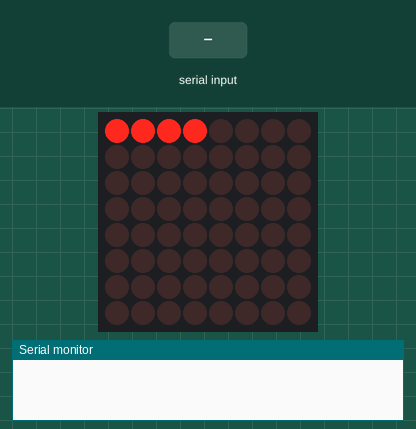
The sketch below on a simulated Arduino Uno, built with avr-gcc and run on an emulated ATmega328P. Shown: 8×8 LED matrix, the last lines printed to the serial monitor. Inputs (shaded band) come from the test bench.

Above: at 1.95 s.
2.0 s: ";" received over Serial
At 3.3 s:
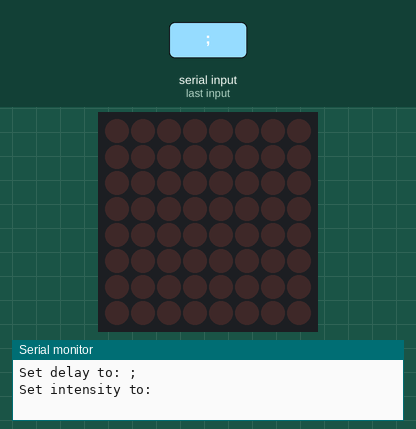
4.1 s: "1;90;45\n" received over Serial
At 4.27 s:
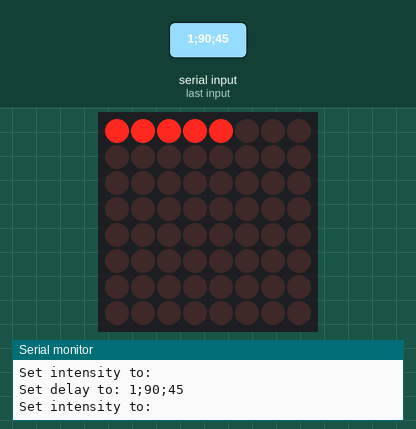
7.1 s: "90;45\n" received over Serial
At 7.14 s:
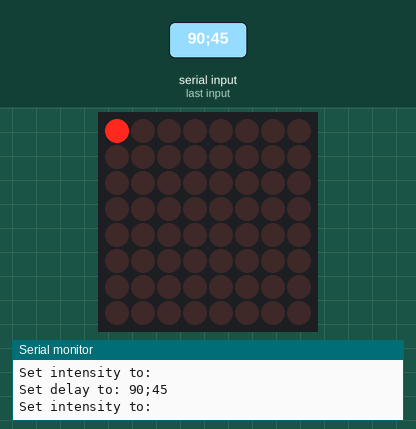
10.1 s: "30;150\n" received over Serial
11.6 s: "1;90\n" received over Serial
At 13.24 s:
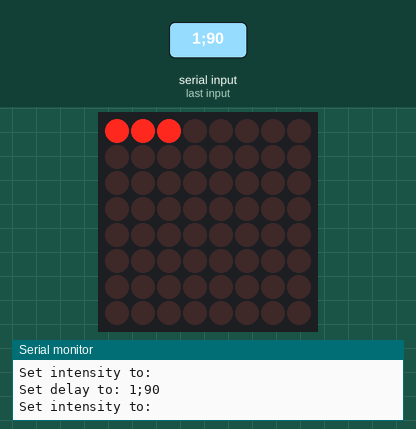

Measured:
- after the input at 4.1 s, the display: changes at once (image 2)
- after the input at 7.1 s, the display: changes at once (image 3)

The sketch:

WallArt.ino
```cpp
#include "LedControl.h"

// 20 is the number of led strips
// 3 is the number of leds per strip
// 3 is the number of leds per "led" (3 because tri color)

/* sample data
 *
 *  [[0,1,0],[0,1,0][0,1,0]],
 *  [[1,0,1],[1,0,1][1,0,1]]
 */

int d[20][3];
int runningData[20][3];
int cmdDelay = 100;
int intensity = 15;
// 13 data out. 12 LOAD. 11 CLOCK. 10 DATA IN.
int data = 11;
int load = 13;
int clk = 12;

LedControl lc=LedControl(data,clk,load,1);
String inputString = "";
boolean stringComplete = false;
int rowMax = 8;

void setup()
{
  Serial.begin(115200);
  inputString.reserve(200);
  lc.shutdown(0,false);
  lc.setIntensity(0,intensity);
  lc.clearDisplay(0);
  lc.shutdown(1,false);
  lc.setIntensity(1,intensity);
  lc.clearDisplay(1);
}

void serialEvent() {
  while (Serial.available()) {
    char inChar = (char)Serial.read();
    inputString += inChar;
    if (inChar == ';') {
      stringComplete = true;
    }
  }
}

void parseData() {
  String cCmd = valueAt(inputString, '^', 0);
  String cInten = valueAt(inputString, '^', 1);
  String matrix = valueAt(inputString, '^', 2);
  Serial.print("Set delay to: ");
  Serial.print(cCmd);
  Serial.println();

  Serial.print("Set intensity to: ");
  Serial.print(cInten);
  Serial.println();

  cmdDelay = cCmd.toInt();
  intensity = cInten.toInt();
  if (intensity > 15) {
    intensity = 15;
  }
  if (intensity < 0) {
    intensity = 0;
  }

  inputString = "";
  stringComplete = false;
  memcpy(d, runningData, 20);
}

String valueAt(String data, char separator, int index)
{
    int found = 0;
    int strIdx[] = { 0, -1 };
    int maxIndex = data.length() - 1;

    for (int i = 0; i <= maxIndex && found <= index; i++) {
        if (data.charAt(i) == separator || i == maxIndex) {
            found++;
            strIdx[0] = strIdx[1] + 1;
            strIdx[1] = (i == maxIndex) ? i+1 : i;
        }
    }
    return found > index ? data.substring(strIdx[0], strIdx[1]) : "";
}

void loop()
{
  if (stringComplete) {
    parseData();
  }
  lc.setIntensity(0, intensity);
  lc.setIntensity(1, intensity);
  for (int row=0; row < rowMax; row++) {
    //lc.setLed(0, 1, 0, true);
    lc.setLed(0, 0, row, true);
    delay(cmdDelay);
  }
  lc.clearDisplay(0);
}
```
